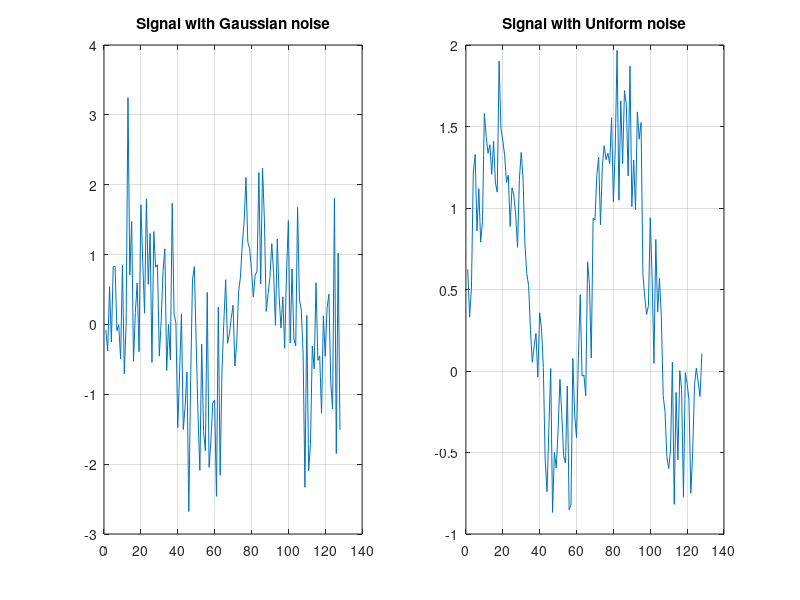

The MATLAB script that drew this image:
% Sine Signal generation with random noise.
N = 128;
fs = 8000;
t = 0: 1/fs : N/fs-1/fs;
f = 120;
x1 = sin(2 * pi * f * t); % Sine signal generation.

noise_gaussian = randn(1, length(x1)); % generating noise
noise_uniform = rand(1,length(x1));

gau_signal = x1 + noise_gaussian; % adding the noise
uni_signal = x1 + noise_uniform;


title('Different type of Noise');
subplot(1,2,1);
plot(gau_signal);
grid on;
title('Signal with Gaussian noise');
subplot(1,2,2);
plot(uni_signal);
grid on;
title('Signal with Uniform noise');